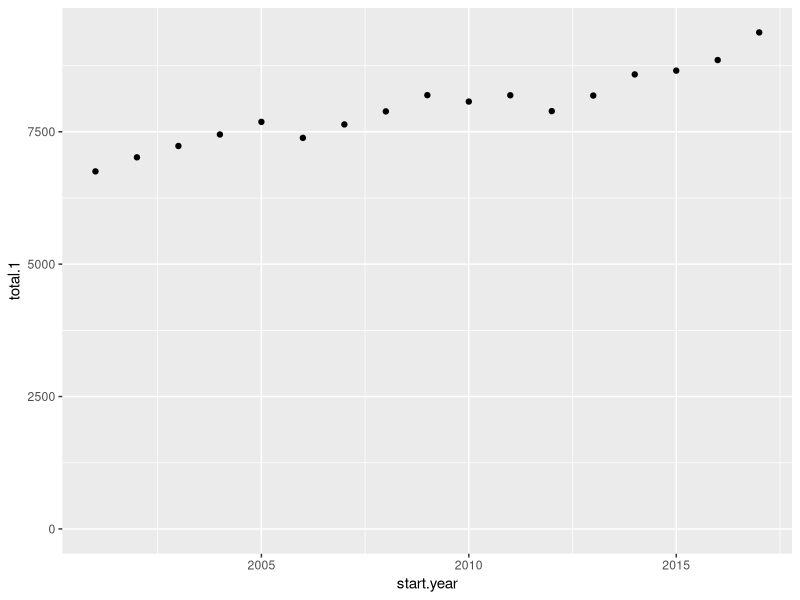
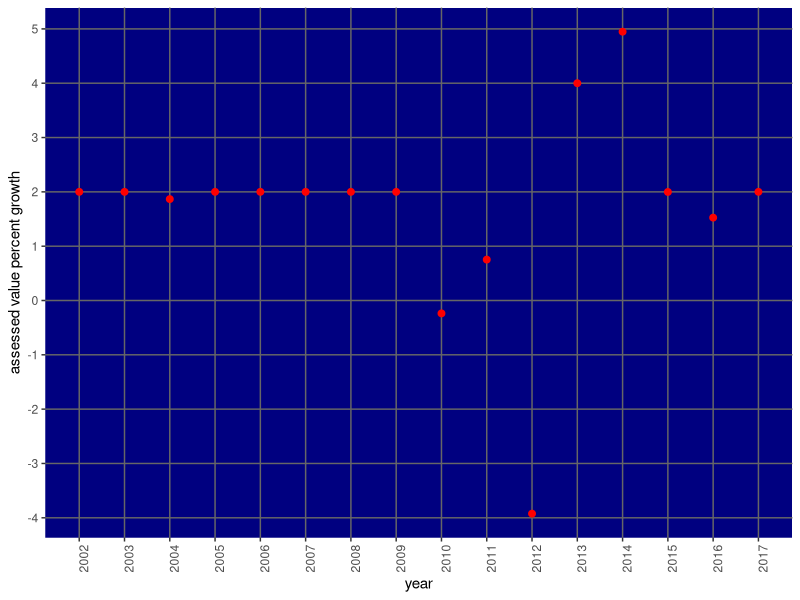

The R script that drew these images, in order:
library(ggplot2)

data <- read.csv("proptax.csv")
data$start.year <- as.integer(substr(data$year, 1, 4))
p <- ggplot(data, aes(x=start.year, y=total.1)) + geom_point() + ylim(0, NA)
data$total.growth <- numeric(nrow(data))
data$taxable.growth <- numeric(nrow(data))

# increases <- data.frame(year <- integer(nrow(data) - 1), total.growth <- numeric(nrow(data) - 1), taxable.growth <- numeric(nrow(data) - 1))
for (i in 2:nrow(data)) {
  # increases$year[i - 1] <- data$start.year[i]
  # increases$total.growth[i - 1] <- data$total.1[i] / data$total.1[i - 1]
  # increases$taxable.growth[i - 1] <- data$taxable.value[i] / data$taxable.value[i - 1]
  data$total.growth[i] <- data$total[i] / data$total[i - 1]
  data$taxable.growth[i] <- data$taxable.value[i] / data$taxable.value[i - 1]
}

# increases$taxable.percent.growth <- (increases$taxable.growth - 1) * 100
data$total.percent.growth <- (data$total.growth - 1) * 100
x.breaks <- min(data$start.year):max(data$start.year)
y.breaks <- as.integer((min(data$total.percent.growth) - 1):(max(data$total.percent.growth) + 1))
p2 <- ggplot(data[-1,], aes(x=start.year, y=total.percent.growth)) +
  geom_point(color="red", size=2) +
  scale_x_continuous("year", breaks=x.breaks) +
  scale_y_continuous("assessed value percent growth", breaks=y.breaks) +
  theme(panel.grid.minor = element_blank(), panel.grid.major = element_line(color="gray40"), panel.background = element_rect(fill="navy"), 
        axis.text.x = element_text(angle = 90, hjust = 1))
